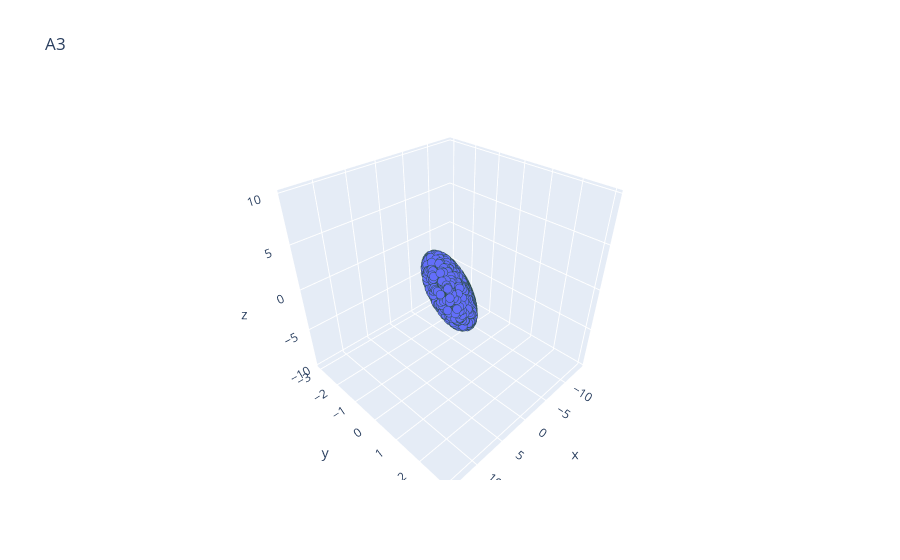

Notebook code for this chart:
### Code cell
plotly3d(A3_X, A3_Y, A3_Z, "A3")

### Figure 1 — Plotly figure (JSON) as saved in the notebook; plotly's stock layout.template omitted (floating-point values rounded to 4 significant figures; data arrays with more than 128 entries replaced by an {"elided": "..."} marker saying what was removed)
{"data": [{"hovertemplate": "x=%{x}<br>y=%{y}<br>z=%{z}<extra></extra>", "legendgroup": "", "marker": {"color": "#636efa", "line": {"color": "DarkSlateGrey", "width": 2}, "size": 3, "symbol": "circle"}, "mode": "markers", "name": "", "scene": "scene", "showlegend": false, "type": "scatter3d", "x": {"elided": "1000 float values"}, "y": {"elided": "1000 float values"}, "z": {"elided": "1000 float values"}}], "layout": {"legend": {"tracegroupgap": 0}, "scene": {"domain": {"x": [0, 1], "y": [0, 1]}, "xaxis": {"title": {"text": "x"}}, "yaxis": {"title": {"text": "y"}}, "zaxis": {"title": {"text": "z"}}}, "title": {"text": "A3"}}}
